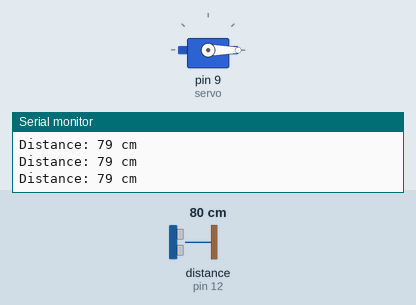
Recording of a sketch running on a simulated Arduino Uno, built with avr-gcc and run on an emulated ATmega328P. Parts: servo, the last lines printed to the serial monitor. Wiring (inferred from the names in the program): ultrasonic range finder: trigger pin 11; echo pin 12. Inputs (shaded band) come from the test bench; at power-on: distance to the obstacle (sensor on pin 12) 80 cm. The echo pulse lasts 58.3 µs per cm.

Above: at 3.2 s.
3.3 s: distance to the obstacle (sensor on pin 12) set to 13 cm
4.8 s: distance to the obstacle (sensor on pin 12) set to 10 cm
At 5.9 s:
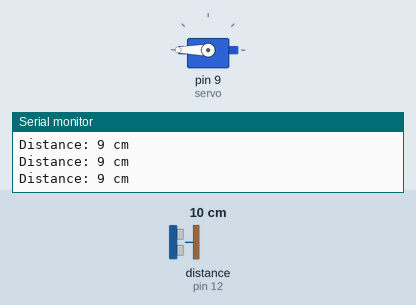
6.3 s: distance to the obstacle (sensor on pin 12) set to 35 cm
At 7.5 s:
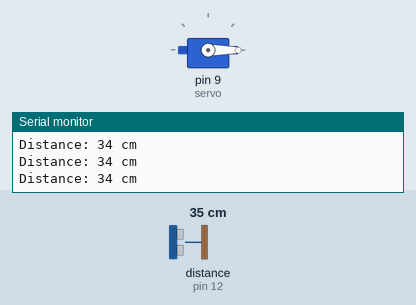
7.9 s: distance to the obstacle (sensor on pin 12) set to 9 cm
At 9.5 s:
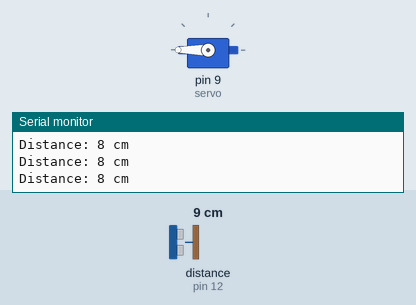
Timing chart, 0 to 10.5 s (numbered marks = the images above; inputs shaded):
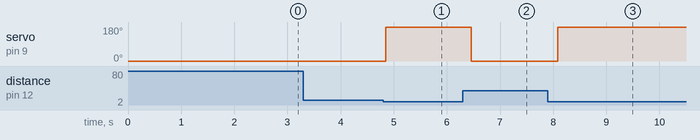

Measured:
- the behaviour switches between 12 and 11 cm on distance to the obstacle (sensor on pin 12) (found by bisection; images 0 and 1)
- after the input at 4.8 s, servo on pin 9 (servo): 0° → 180° after 0.05 s
- after the input at 6.3 s, servo on pin 9 (servo): 180° → 0° after 0.16 s
- after the input at 7.9 s, servo on pin 9 (servo): 0° → 180° after 0.18 s

The sketch:

runcucite.ino
```cpp
#include <Servo.h>

Servo servo;

int trigPin = 11;
int echoPin = 12;

// Variables
long duration;
int distance;

void setup()
{
  servo.attach(9);
  servo.write(0);
  delay(2000);

  pinMode(trigPin, OUTPUT);
  pinMode(echoPin, INPUT);

  Serial.begin(9600);
}

void loop()
{
  // إرسال نبضة للحساس
  digitalWrite(trigPin, LOW);
  delayMicroseconds(2);

  digitalWrite(trigPin, HIGH);
  delayMicroseconds(10);
  digitalWrite(trigPin, LOW);

  // قراءة زمن النبضة
  duration = pulseIn(echoPin, HIGH);

  // حساب المسافة بالسنتيمتر
  distance = duration * 0.034 / 2;

  Serial.print("Distance: ");
  Serial.print(distance);
  Serial.println(" cm");

  // التحكم بالسيرفو
  if (distance <= 10)
  {
    servo.write(180);
  }
  else
  {
    servo.write(0);
  }

  delay(200);
}
```
